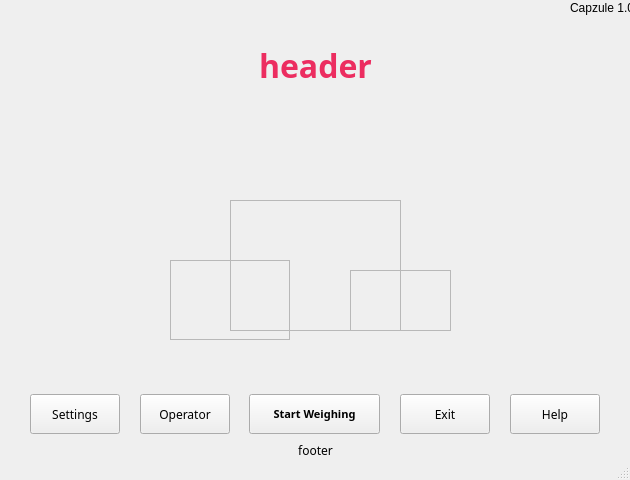
<?xml version="1.0" encoding="UTF-8"?>
<ui version="4.0">
 <class>MainWindow</class>
 <widget class="QMainWindow" name="MainWindow">
  <property name="geometry">
   <rect>
    <x>0</x>
    <y>0</y>
    <width>630</width>
    <height>480</height>
   </rect>
  </property>
  <property name="minimumSize">
   <size>
    <width>630</width>
    <height>480</height>
   </size>
  </property>
  <property name="maximumSize">
   <size>
    <width>630</width>
    <height>480</height>
   </size>
  </property>
  <property name="windowTitle">
   <string>Capzule</string>
  </property>
  <property name="windowIcon">
   <iconset resource="images.qrc">
    <normaloff>:/new/images/appicon.ico</normaloff>:/new/images/appicon.ico</iconset>
  </property>
  <widget class="QWidget" name="centralWidget">
   <widget class="QPushButton" name="settingsbutton">
    <property name="geometry">
     <rect>
      <x>30</x>
      <y>394</y>
      <width>90</width>
      <height>40</height>
     </rect>
    </property>
    <property name="font">
     <font>
      <family>Arial Unicode MS</family>
     </font>
    </property>
    <property name="toolTip">
     <string/>
    </property>
    <property name="styleSheet">
     <string notr="true"/>
    </property>
    <property name="locale">
     <locale language="English" country="India"/>
    </property>
    <property name="text">
     <string>Settings</string>
    </property>
    <property name="icon">
     <iconset resource="images.qrc">
      <normaloff>:/new/images/settings.png</normaloff>:/new/images/settings.png</iconset>
    </property>
    <property name="iconSize">
     <size>
      <width>26</width>
      <height>26</height>
     </size>
    </property>
   </widget>
   <widget class="QPushButton" name="operatorbutton">
    <property name="geometry">
     <rect>
      <x>140</x>
      <y>394</y>
      <width>90</width>
      <height>40</height>
     </rect>
    </property>
    <property name="font">
     <font>
      <family>Arial Unicode MS</family>
     </font>
    </property>
    <property name="text">
     <string>Operator</string>
    </property>
    <property name="icon">
     <iconset resource="images.qrc">
      <normaloff>:/new/images/operator.png</normaloff>:/new/images/operator.png</iconset>
    </property>
    <property name="iconSize">
     <size>
      <width>26</width>
      <height>26</height>
     </size>
    </property>
   </widget>
   <widget class="QPushButton" name="startbutton">
    <property name="geometry">
     <rect>
      <x>249</x>
      <y>394</y>
      <width>131</width>
      <height>40</height>
     </rect>
    </property>
    <property name="font">
     <font>
      <family>Arial Unicode MS</family>
      <pointsize>8</pointsize>
      <weight>75</weight>
      <bold>true</bold>
     </font>
    </property>
    <property name="text">
     <string>Start Weighing</string>
    </property>
    <property name="icon">
     <iconset resource="images.qrc">
      <normaloff>:/new/images/capsules.png</normaloff>:/new/images/capsules.png</iconset>
    </property>
    <property name="iconSize">
     <size>
      <width>28</width>
      <height>29</height>
     </size>
    </property>
   </widget>
   <widget class="QPushButton" name="exitbutton">
    <property name="geometry">
     <rect>
      <x>400</x>
      <y>394</y>
      <width>90</width>
      <height>40</height>
     </rect>
    </property>
    <property name="font">
     <font>
      <family>Arial Unicode MS</family>
     </font>
    </property>
    <property name="text">
     <string>Exit</string>
    </property>
    <property name="icon">
     <iconset resource="images.qrc">
      <normaloff>:/new/images/exit.png</normaloff>:/new/images/exit.png</iconset>
    </property>
    <property name="iconSize">
     <size>
      <width>24</width>
      <height>24</height>
     </size>
    </property>
   </widget>
   <widget class="QPushButton" name="helpbutton">
    <property name="geometry">
     <rect>
      <x>510</x>
      <y>394</y>
      <width>90</width>
      <height>40</height>
     </rect>
    </property>
    <property name="font">
     <font>
      <family>Arial Unicode MS</family>
     </font>
    </property>
    <property name="text">
     <string>Help</string>
    </property>
    <property name="icon">
     <iconset resource="images.qrc">
      <normaloff>:/new/images/help.png</normaloff>:/new/images/help.png</iconset>
    </property>
    <property name="iconSize">
     <size>
      <width>26</width>
      <height>26</height>
     </size>
    </property>
   </widget>
   <widget class="QFrame" name="frame_2">
    <property name="geometry">
     <rect>
      <x>170</x>
      <y>260</y>
      <width>120</width>
      <height>80</height>
     </rect>
    </property>
    <property name="styleSheet">
     <string notr="true">image: url(:/new/images/capsules.png);</string>
    </property>
    <property name="frameShape">
     <enum>QFrame::StyledPanel</enum>
    </property>
    <property name="frameShadow">
     <enum>QFrame::Raised</enum>
    </property>
   </widget>
   <widget class="QFrame" name="frame_3">
    <property name="geometry">
     <rect>
      <x>350</x>
      <y>270</y>
      <width>101</width>
      <height>61</height>
     </rect>
    </property>
    <property name="styleSheet">
     <string notr="true">image: url(:/new/images/capsules_1.png);</string>
    </property>
    <property name="frameShape">
     <enum>QFrame::StyledPanel</enum>
    </property>
    <property name="frameShadow">
     <enum>QFrame::Raised</enum>
    </property>
   </widget>
   <widget class="QFrame" name="frame">
    <property name="geometry">
     <rect>
      <x>230</x>
      <y>200</y>
      <width>171</width>
      <height>131</height>
     </rect>
    </property>
    <property name="styleSheet">
     <string notr="true">image: url(:/new/images/background.png);</string>
    </property>
    <property name="frameShape">
     <enum>QFrame::StyledPanel</enum>
    </property>
    <property name="frameShadow">
     <enum>QFrame::Raised</enum>
    </property>
   </widget>
   <widget class="QLabel" name="datetimelabel">
    <property name="geometry">
     <rect>
      <x>180</x>
      <y>360</y>
      <width>271</width>
      <height>20</height>
     </rect>
    </property>
    <property name="font">
     <font>
      <family>Arial Unicode MS</family>
      <pointsize>9</pointsize>
      <weight>75</weight>
      <bold>true</bold>
     </font>
    </property>
    <property name="styleSheet">
     <string notr="true">color: rgb(212, 0, 3);</string>
    </property>
    <property name="text">
     <string/>
    </property>
    <property name="alignment">
     <set>Qt::AlignCenter</set>
    </property>
   </widget>
   <widget class="QLabel" name="header">
    <property name="geometry">
     <rect>
      <x>20</x>
      <y>40</y>
      <width>591</width>
      <height>51</height>
     </rect>
    </property>
    <property name="font">
     <font>
      <family>Arial Unicode MS</family>
      <pointsize>24</pointsize>
      <weight>75</weight>
      <bold>true</bold>
     </font>
    </property>
    <property name="styleSheet">
     <string notr="true">color: rgb(236, 45, 96);</string>
    </property>
    <property name="text">
     <string>header</string>
    </property>
    <property name="alignment">
     <set>Qt::AlignCenter</set>
    </property>
   </widget>
   <widget class="QLabel" name="footer">
    <property name="geometry">
     <rect>
      <x>20</x>
      <y>440</y>
      <width>591</width>
      <height>20</height>
     </rect>
    </property>
    <property name="font">
     <font>
      <family>Arial Unicode MS</family>
     </font>
    </property>
    <property name="text">
     <string>footer</string>
    </property>
    <property name="alignment">
     <set>Qt::AlignCenter</set>
    </property>
   </widget>
   <widget class="QLabel" name="versionlabel">
    <property name="geometry">
     <rect>
      <x>570</x>
      <y>-2</y>
      <width>61</width>
      <height>20</height>
     </rect>
    </property>
    <property name="text">
     <string>Capzule 1.0</string>
    </property>
   </widget>
  </widget>
  <widget class="QStatusBar" name="statusBar"/>
  <action name="actionLogin">
   <property name="text">
    <string>Login</string>
   </property>
  </action>
  <action name="actionOperator">
   <property name="text">
    <string>Operator</string>
   </property>
  </action>
  <action name="actionStart_Weighing">
   <property name="text">
    <string>Start Weighing</string>
   </property>
  </action>
  <action name="actionSettings">
   <property name="text">
    <string>Settings</string>
   </property>
  </action>
  <action name="actionHelp">
   <property name="text">
    <string>Help</string>
   </property>
  </action>
  <action name="actionExit">
   <property name="text">
    <string>Exit</string>
   </property>
  </action>
 </widget>
 <layoutdefault spacing="6" margin="11"/>
 <resources>
  <include location="images.qrc"/>
 </resources>
 <connections/>
</ui>
